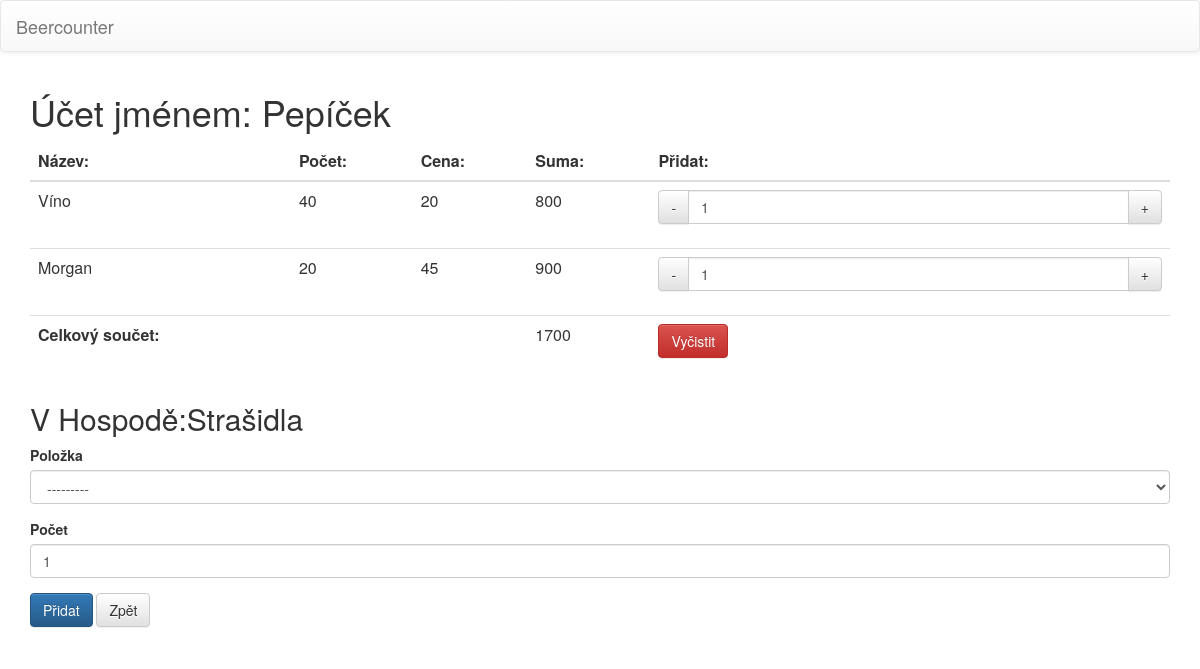
The app's page /bill/50/ with its own data.
### beercounter/models.py (models this page shows, shortened)
class Bill(Model):
  class Meta:
    unique_together = ('name', 'pub')
    default_related_name = "bills"
    verbose_name = "Účet"
  name = CharField(max_length=50, verbose_name="Jméno")
  pub = ForeignKey('Pub', on_delete=CASCADE, )
  @property
  def spending(self):
    orders = self.orders.all()
    return sum([order.total_cost for order in orders])

class Order(Model):
  class Meta:
    unique_together = ('bill','item')
    default_related_name="orders"
    verbose_name = "Objednávka"
  bill = ForeignKey('Bill', on_delete=CASCADE, verbose_name="Účet")
  item = ForeignKey('Item', on_delete=CASCADE, verbose_name="Položka")
  count = PositiveSmallIntegerField(default=1, verbose_name="Počet")
  @property
  def total_cost(self):
    return self.item.price * self.count

class Item(Model):
  class Meta:
    verbose_name = "Položka"
    default_related_name = "items"
  ITEM_CATEGORY = (
      ('N', 'Nápoje'),
      ('J', 'Jídlo'),
      ('O', 'Ostatní'),
      )
  name = CharField(max_length=51, unique=True, verbose_name="Název")
  price = PositiveSmallIntegerField(default=0, verbose_name="Cena")
  category = CharField(max_length=1, choices=ITEM_CATEGORY, default='N', verbose_name="Kategorie")
  pub = ForeignKey('Pub', on_delete=CASCADE, verbose_name="Hospoda")
  def __unicode__(self):
    return '%s' % self.name

class Pub(Model):
  class Meta:
    verbose_name = "Hospoda"
  name = CharField(max_length=50, unique=True, verbose_name="Název")

### beercounter/views.py (the view, shortened to what this page needs)
# urls.py: url(r'^bill/(?P<pk>[0-9]+)/$', views.BillView.as_view(), name="bill"),
class BillView(UpdateView):
  template_name = 'beercounter/bill_update_form.html'
  model = Bill
  form_class = OrderForm
  def get_context_data(self,**kwargs):
    data = super(BillView, self).get_context_data(**kwargs)
    return data
  def get_form_kwargs(self,**kwargs):
    kwargs = super(BillView,self).get_form_kwargs(**kwargs)
    kwargs['initial']['bill'] = self.kwargs['pk']
    return kwargs

### beercounter/forms.py
class OrderForm(ModelForm):
  class Meta:
    model = Order
    fields = '__all__'
    widgets ={
        'bill': HiddenInput,
        }
  def __init__(self, *args, **kwargs):
    super(OrderForm,self).__init__(*args, **kwargs)
    if kwargs:
      bill = kwargs.get('instance', kwargs.get('bill'))
    else:
      bill=Bill.objects.get(pk=args[0]['bill'])
    self.fields['item'].queryset = \
        self.fields['item'].queryset.filter(pub_id = bill.pub_id)

### beercounter/templates/beercounter/bill_update_form.html (shortened to what this page needs)
{% extends "beercounter/base.html" %}
{% load bootstrap3 %}
{% block content %}
<h1> Účet jménem: {{ bill.name }} </h1>
<table class="table table-hover">
  <thead>
    <tr>
      <th> Název: </th>
      <th> Počet: </th>
      <th> Cena: </th>
      <th> Suma: </th>
      <th> Přidat: </th>
    </tr>
  </thead>
  {% for order in bill.orders.all %}
  <tr>
    <td> {{order.item.name}} </td>
    <td> {{order.count}}</td>
    <td> {{order.item.price}} </td>
    <td> {{order.total_cost}} </td>
    <td>
      <form method="POST">
        <div class="input-group">
          <span class="input-group-btn">
            <button type="submit" formaction="{% url 'beercounter:decrement' %}" class="btn btn-default" name="decrementCount"> - </button>
          </span>
          <input type="number" min="1" value="1" name="count" class="form-control">
          <span class="input-group-btn">
            <button type="submit" formaction="{% url 'beercounter:increment' %}"
              name="incrementCount" class="btn btn-default"> + </button>
          </span>
        </div>
      </form>
    </td>
  </tr>
  {% endfor %}
  <tr>
    <td><strong> Celkový součet: </strong></td>
    <td></td> <td></td>
    <td> {{bill.spending}} </td>
    <td>
      <form method="POST" action="{% url 'beercounter:cleanOrders' %}" onsubmit="return confirm('Opravdu?')">
        <button type="submit" name="cleanOrders" class="btn btn-danger">Vyčistit</button>
      </form>
   </td>
  </tr>
</table>
<h2> V Hospodě:{{ bill.pub.name }} </h2>
<form action="" method="POST" >
  {% bootstrap_form form %}
  {% buttons %}
  <input value="Přidat" name="addOrder" type="submit" class="btn btn-primary">
  <a class="btn btn-default" role="button" href="{% url 'beercounter:pub' bill.pub_id %}" > Zpět </a>
  {% endbuttons %}
</form>
{% endblock%}

### records on screen
Bill: name "Pepíček", spending "1700", pub.name "Strašidla"
Order: item.name "Víno", count "40", item.price "20", total_cost "800"
Order: item.name "Morgan", count "20", item.price "45", total_cost "900"
